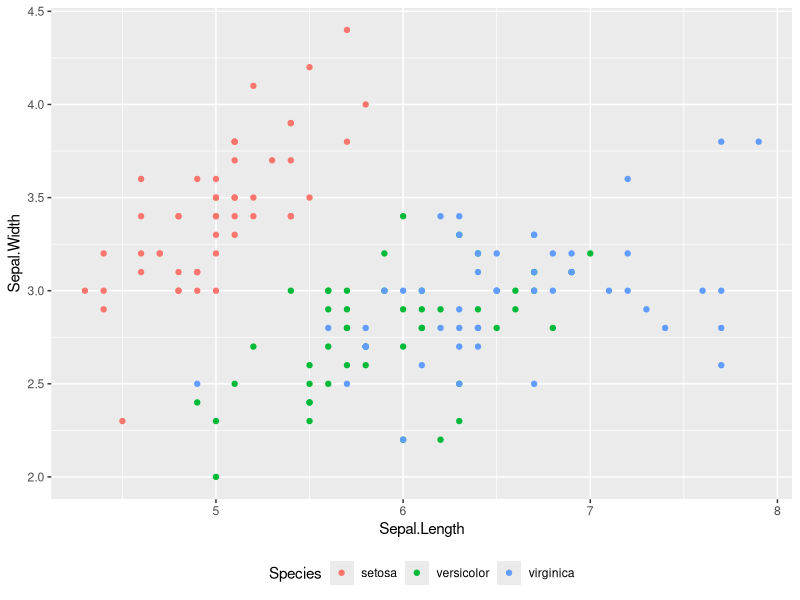
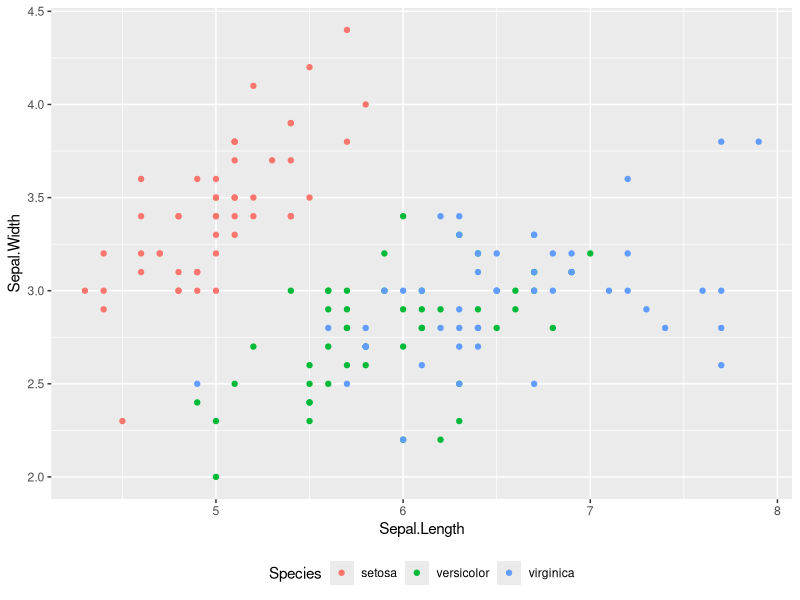
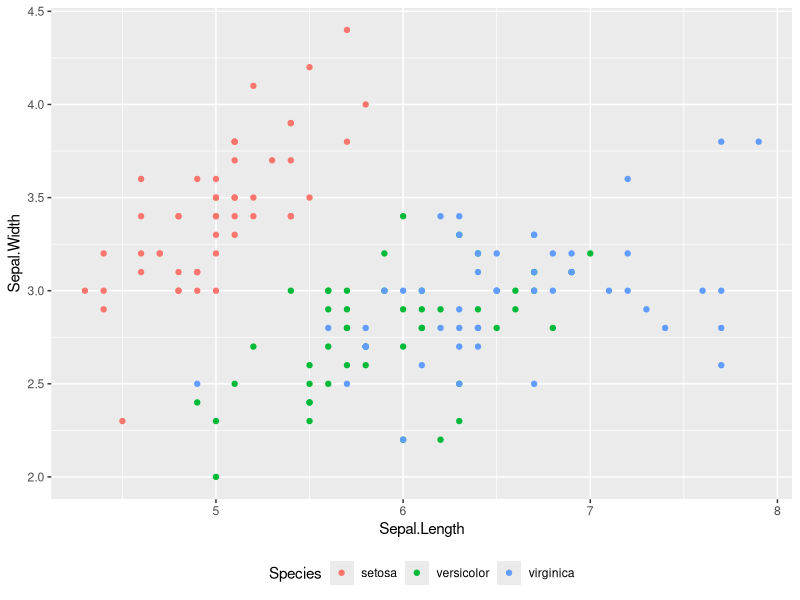
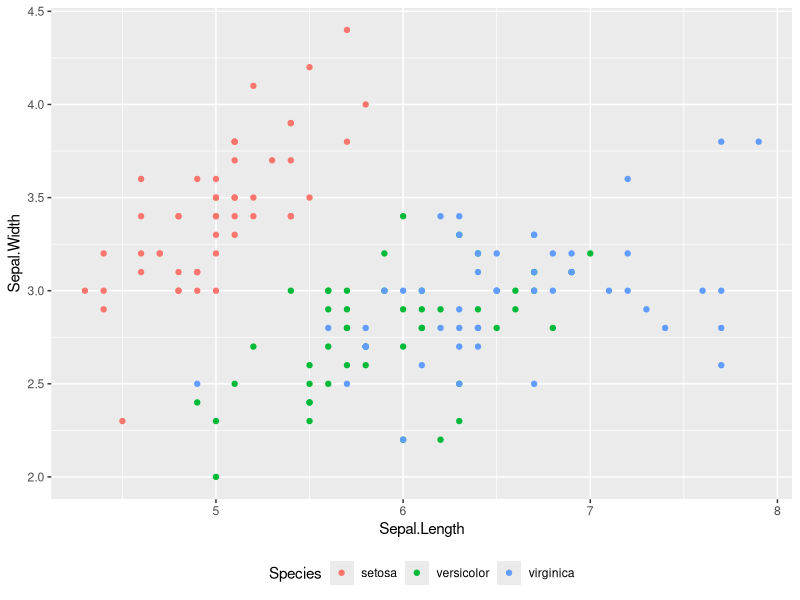
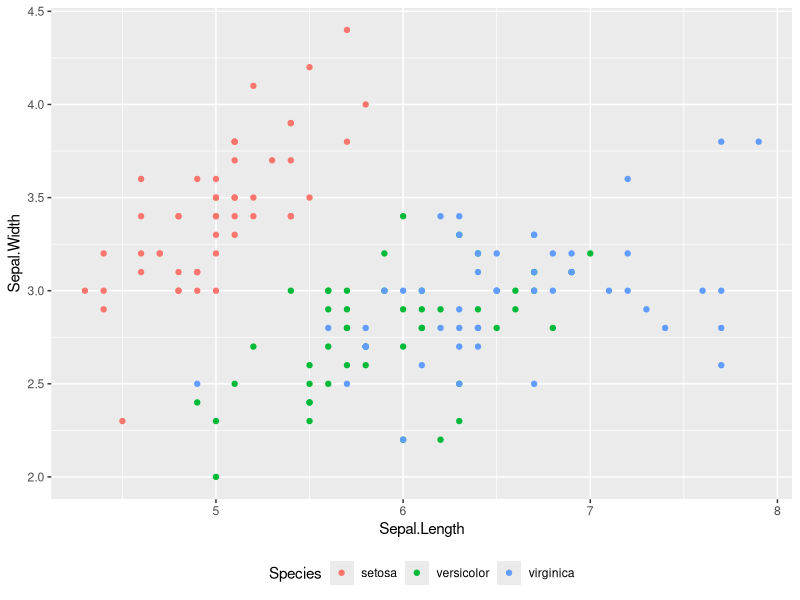

These figures' R source, in order:
## ---- chunk 1
library(ggplot2)
library(magrittr)
iris %>% 
  ggplot(
    aes(
      x = Sepal.Length, 
      y = Sepal.Width, 
      color = Species
    )
  ) + 
  geom_point() + 
  theme(legend.position = 'bottom')
## ---- chunk 2
#| fig-width: 3
library(ggplot2)
library(magrittr)
iris %>% 
  ggplot(
    aes(
      x = Sepal.Length, 
      y = Sepal.Width, 
      color = Species
    )
  ) + 
  geom_point() + 
  theme(legend.position = 'bottom')
## ---- chunk 3
#| fig-width: 6
library(ggplot2)
library(magrittr)
iris %>% 
  ggplot(
    aes(
      x = Sepal.Length, 
      y = Sepal.Width, 
      color = Species
    )
  ) + 
  geom_point() + 
  theme(legend.position = 'bottom')
## ---- chunk 4
#| fig-height: 4
library(ggplot2)
library(magrittr)
iris %>% 
  ggplot(
    aes(
      x = Sepal.Length, 
      y = Sepal.Width, 
      color = Species
    )
  ) + 
  geom_point() + 
  theme(legend.position = 'bottom')
## ---- chunk 5
#| fig-height: 8
library(ggplot2)
library(magrittr)
iris %>% 
  ggplot(
    aes(
      x = Sepal.Length, 
      y = Sepal.Width, 
      color = Species
    )
  ) + 
  geom_point() + 
  theme(legend.position = 'bottom')
## ---- chunk 6
print(1+1)
